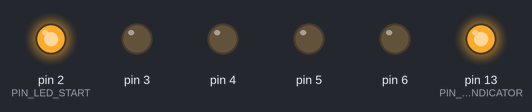
The sketch below on a simulated Arduino Uno, built with avr-gcc and run on an emulated ATmega328P. Parts: output pins drawn as LEDs (lit = HIGH).

Above: at 0.05 s.
At 0.35 s:
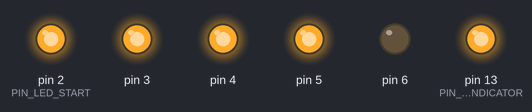
At 0.75 s:
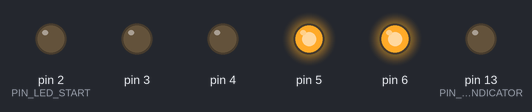
At 1.45 s:
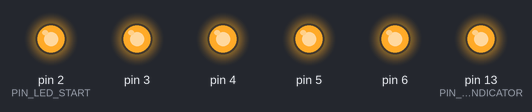
At 2.15 s:
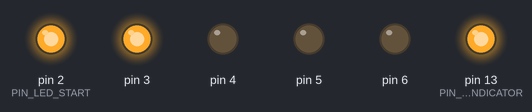
At 2.85 s:
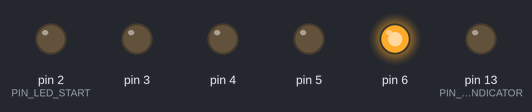
Timing chart, 0 to 3.1 s (numbered marks = the images above):
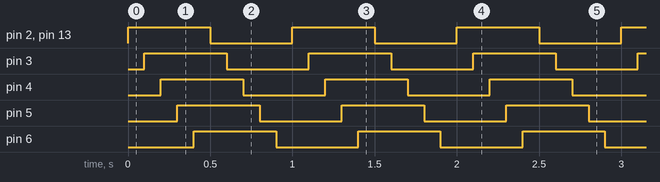

Measured:
- by itself, pin 2 (PIN_LED_START), pin 3–6, pin 13 (PIN_LED_INDICATOR): alternates HIGH for 0.50 s and LOW for 0.50 s
- by itself, everything shown: repeats every 1.0 s, in 10 steps

The sketch:

LED_SCROLL.ino
```cpp
int PIN_LED_START = 2;
int NUM_LEDS = 5;
int PIN_LED_INDICATOR = 13;
int DELAY_MILLIS = 100;

void setup() {
  for(int i = PIN_LED_START; i < PIN_LED_START + NUM_LEDS; i++) {
    pinMode(i, OUTPUT);
  }
  pinMode(PIN_LED_INDICATOR, OUTPUT);
}

void loop() {
  digitalWrite(PIN_LED_INDICATOR, HIGH);
  for(int i = PIN_LED_START; i < PIN_LED_START + NUM_LEDS; i++){
    digitalWrite(i, HIGH);
    delay(DELAY_MILLIS);
  }
  digitalWrite(PIN_LED_INDICATOR, LOW);
  for(int i = PIN_LED_START; i < PIN_LED_START + NUM_LEDS; i++){
    digitalWrite(i, LOW);
    delay(DELAY_MILLIS);
  }
}
```
